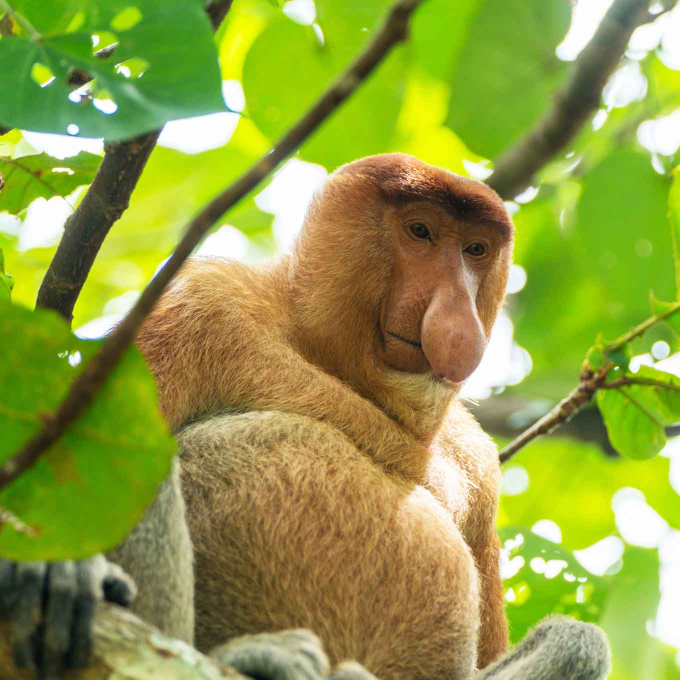
#> input picture tiger_data/train/not_tiger/Image_10.jpg, 1360 x 1360 px, found by its file name (shown at 1/2 size); its folder holds only this picture in this run
$ python resizing.py
#> lines starting #> are read from the running program, lines starting #| are printed output that depends on the picture
import os
from PIL import Image
import numpy as np
from skimage.io import imread, imsave
from skimage.transform import resize

path_file = r'C:\Users\DELL\Desktop\my new project\tiger_data\train\not_tiger'

save_directory = r'C:\Users\DELL\Desktop\my new project\tiger_data\train\not_tiger_1'

os.makedirs(save_directory, exist_ok=True)

for filename in os.listdir(path_file):

    img = imread(os.path.join(path_file, filename))
#> img is the input picture: shape (1360, 1360, 3); mean R, G, B 145.9, 157, 68.3

    img_resized = resize(img, (128, 128))
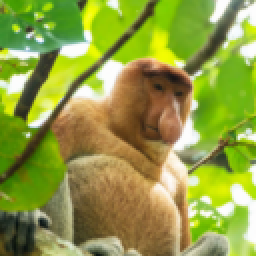
#> img_resized: shape (128, 128, 3) float64 (shown 2 times larger); mean R, G, B 0.572, 0.616, 0.268

    img_uint8 = (img_resized * 255).astype(np.uint8)

    pil_img = Image.fromarray(img_uint8)

    save_path = os.path.join(save_directory, filename)

    pil_img.save(save_path)

$ run again, on tiger_data/train/not_tiger/Image_4.jpg
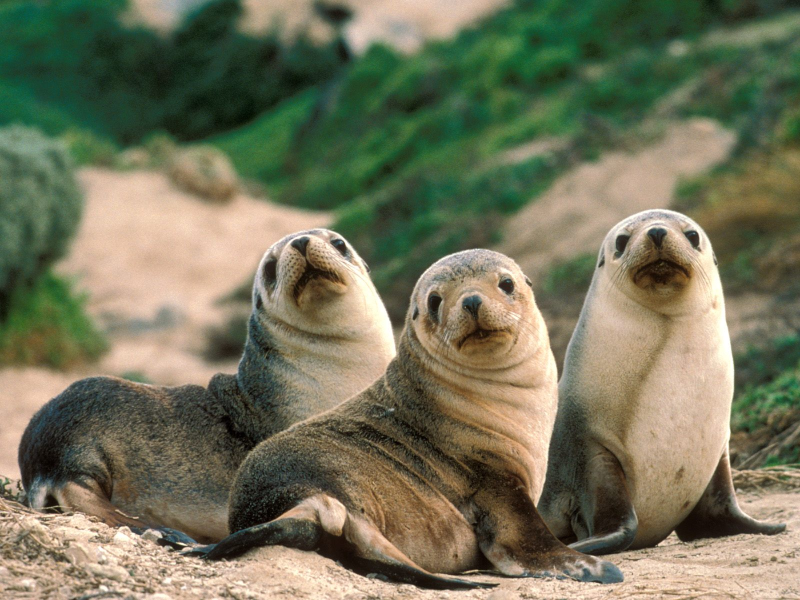
#> input picture tiger_data/train/not_tiger/Image_4.jpg, 1600 x 1200 px, found by its file name (shown at 1/2 size)
#> img is the input picture: shape (1200, 1600, 3); mean R, G, B 115.7, 115.6, 90.6
#> `img_resized = resize(img, (128, 128))`:
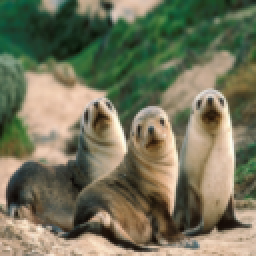
#> img_resized: shape (128, 128, 3) float64 (shown 2 times larger); mean R, G, B 0.454, 0.453, 0.355

$ run again, on tiger_data/train/not_tiger/Image_5.jpg
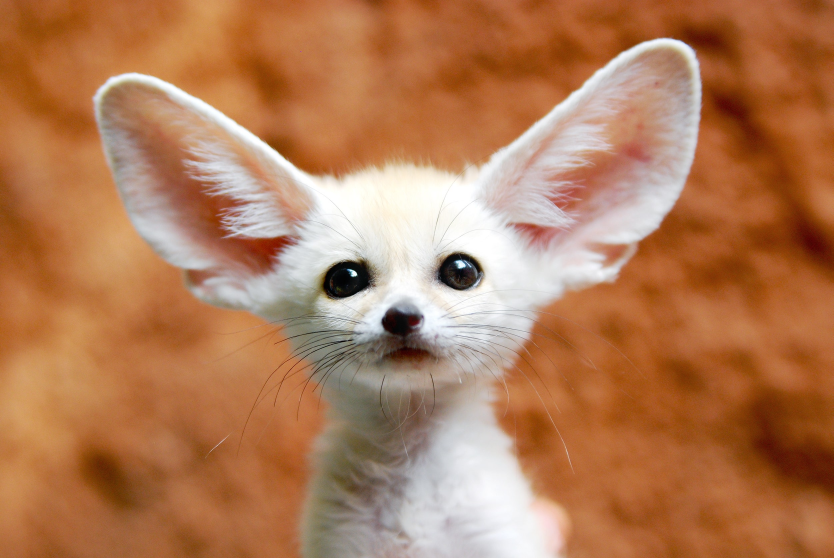
#> input picture tiger_data/train/not_tiger/Image_5.jpg, 2500 x 1674 px, found by its file name (shown at 1/3 size)
#> img is the input picture: shape (1674, 2500, 3); mean R, G, B 178.2, 124, 87.2
#> `img_resized = resize(img, (128, 128))`:
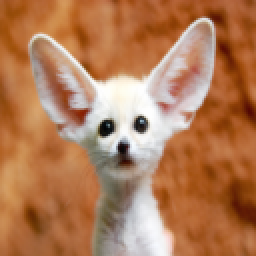
#> img_resized: shape (128, 128, 3) float64 (shown 2 times larger); mean R, G, B 0.699, 0.486, 0.342

$ run again, on tiger_data/train/not_tiger/Image_2.jpeg
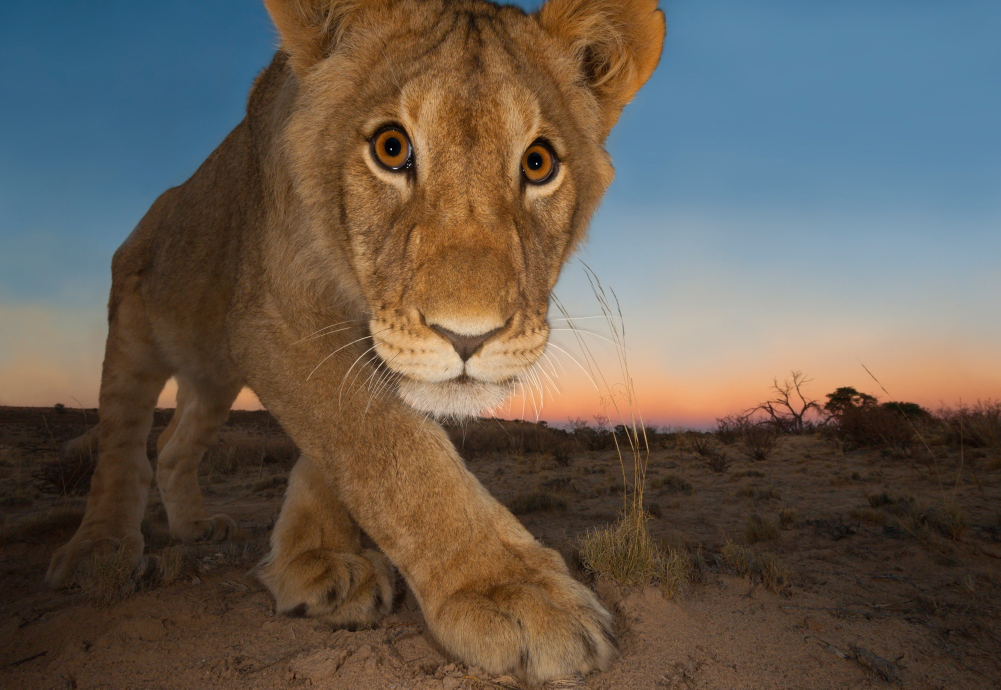
#> input picture tiger_data/train/not_tiger/Image_2.jpeg, 2002 x 1379 px, found by its file name (shown at 1/2 size)
#> img is the input picture: shape (1379, 2002, 3); mean R, G, B 102.7, 92.3, 81.5
#> `img_resized = resize(img, (128, 128))`:
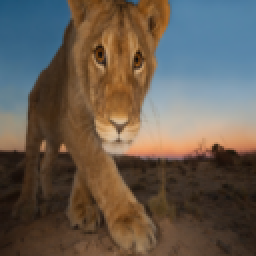
#> img_resized: shape (128, 128, 3) float64 (shown 2 times larger); mean R, G, B 0.403, 0.362, 0.32
